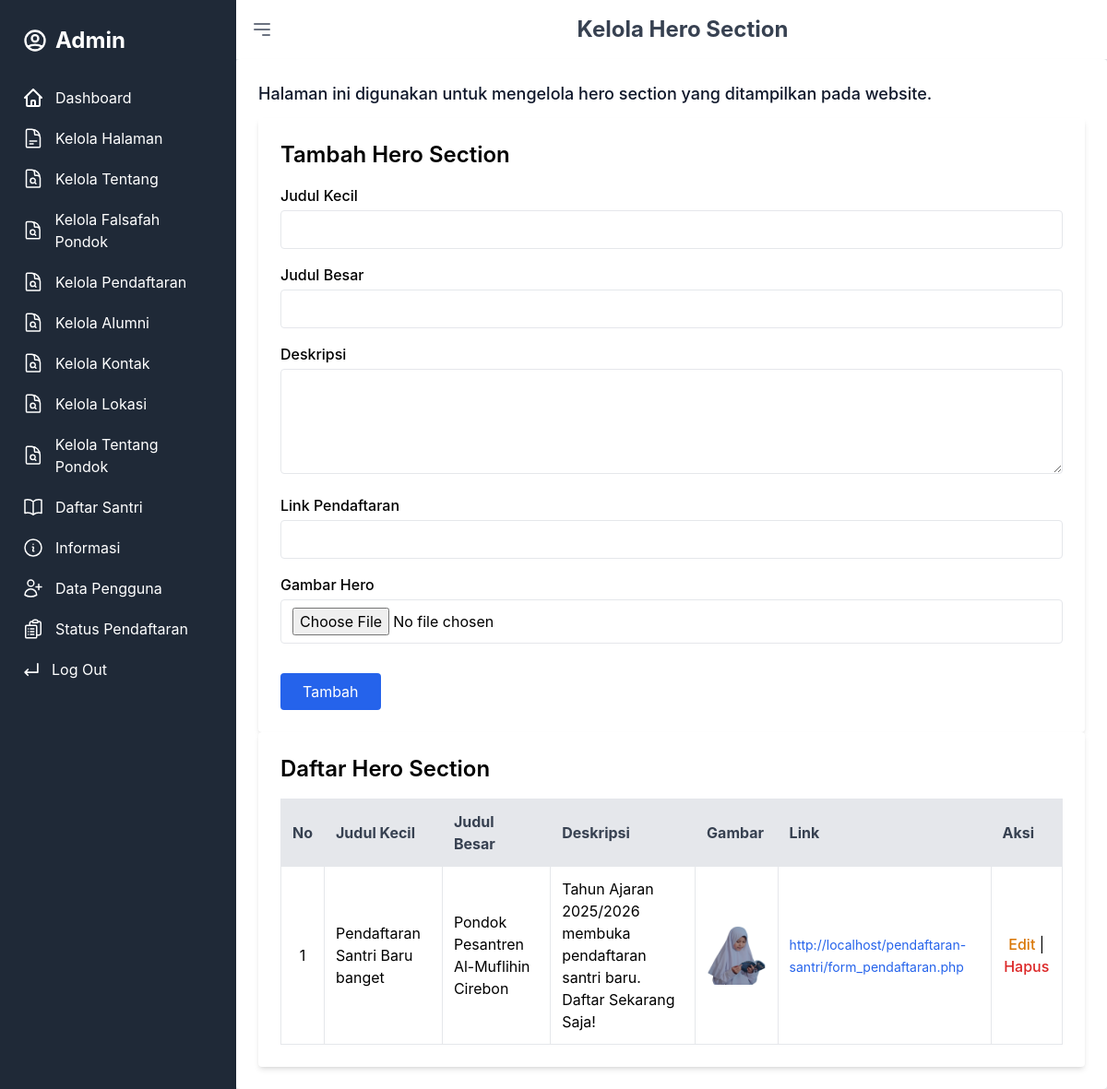
Page /admin/kelola_hero_section.php (signed in) on the committed database.
### tables this page shows
CREATE TABLE `hero_section` (
  `id` int(11) NOT NULL,
  `judul_kecil` varchar(255) NOT NULL,
  `judul_besar` varchar(255) NOT NULL,
  `deskripsi` text NOT NULL,
  `gambar` varchar(255) NOT NULL,
  `link_pendaftaran` varchar(255) NOT NULL,
  `created_at` timestamp NOT NULL DEFAULT current_timestamp(),
  `updated_at` timestamp NOT NULL DEFAULT current_timestamp() ON UPDATE current_timestamp()
);

### admin/kelola_hero_section.php (the view, shortened to what this page needs)
<?php
$host = 'localhost';
$user = 'root';
$pass = '';
$db = 'ppdb_pondok';
$conn = new mysqli($host, $user, $pass, $db);
$result = $conn->query("SELECT * FROM hero_section ORDER BY created_at DESC");
$editData = null;
include '../sidebar.php';
?>
<!DOCTYPE html>
<html lang="id">
<head>
    <link href="https://cdn.jsdelivr.net/npm/tailwindcss@2.2.19/dist/tailwind.min.css" rel="stylesheet">
    <link href="../dist/css/final.css" rel="stylesheet" />
</head>
<body class="bg-gray-100 font-sans">
    <section id="kelola_hero_section" class="bg-slate-100 w-full dark:bg-dark">
        <header class="bg-white shadow p-4 flex justify-between items-center">
            <button onclick="toggleSidebar()" class="text-gray-500 focus:outline-none">
                <svg class="w-6 h-6" fill="none" stroke="currentColor" viewBox="0 0 24 24"
                    xmlns="http://www.w3.org/2000/svg">
                    <path stroke-linecap="round" stroke-linejoin="round" stroke-width="2" d="M4 6h16M4 12h16m-7 6h7">
                    </path>
                </svg>
            </button>
            <h2 class="text-2xl font-bold text-gray-700">Kelola Hero Section</h2>
        </header>
        <div class="bg-white shadow-md rounded p-6 max-w-6xl mx-auto">
            <h3 class="pb-3 text-xl font-medium md:text-lg text-dark dark:text-white">Halaman ini digunakan untuk
                mengelola
                hero section
                yang ditampilkan pada website.</h3>
            <div class="bg-white shadow-md rounded p-6 max-w-6xl mx-auto">
                <h2 class="text-2xl font-semibold mb-4"><?= $editData ? 'Edit Hero Section' : 'Tambah Hero Section' ?>
                </h2>
                <form action="" method="post" enctype="multipart/form-data" class="space-y-4">
                    <div>
                        <label class="block font-medium mb-1">Judul Kecil</label>
                        <input type="text" name="judul_kecil" required class="w-full border rounded px-3 py-2"
                            value="<?= htmlspecialchars($editData['judul_kecil'] ?? '') ?>" />
                    </div>
                    <div>
                        <label class="block font-medium mb-1">Judul Besar</label>
                        <input type="text" name="judul_besar" required class="w-full border rounded px-3 py-2"
                            value="<?= htmlspecialchars($editData['judul_besar'] ?? '') ?>" />
                    </div>
                    <div>
                        <label class="block font-medium mb-1">Deskripsi</label>
                        <textarea name="deskripsi" rows="4" required
                            class="w-full border rounded px-3 py-2"><?= htmlspecialchars($editData['deskripsi'] ?? '') ?></textarea>
                    </div>
                    <div>
                        <label class="block font-medium mb-1">Link Pendaftaran</label>
                        <input type="url" name="link_pendaftaran" class="w-full border rounded px-3 py-2"
                            value="<?= htmlspecialchars($editData['link_pendaftaran'] ?? '') ?>" />
                    </div>
                    <div>
                        <label class="block font-medium mb-1">Gambar Hero</label>
                        <input type="file" name="gambar" class="w-full border rounded px-3 py-2" <?= $editData ? '' : 'required' ?> />
                    </div>
                    <div class="pt-4 flex items-center gap-4">
                        <button class="bg-blue-600 text-white px-6 py-2 rounded hover:bg-blue-700 transition">
                            Tambah
                        </button>
                    </div>
                </form>
            </div>
            <div class="bg-white shadow-md rounded p-6 max-w-6xl mx-auto">
                <h2 class="text-2xl font-semibold mb-4">Daftar Hero Section</h2>
                <div class="overflow-x-auto">
                    <table class="min-w-full table-auto border-collapse">
                        <thead>
                            <tr class="bg-gray-200 text-gray-700 text-left">
                                <th class="p-3 border">No</th>
                                <th class="p-3 border">Judul Kecil</th>
                                <th class="p-3 border">Judul Besar</th>
                                <th class="p-3 border">Deskripsi</th>
                                <th class="p-3 border">Gambar</th>
                                <th class="p-3 border">Link</th>
                                <th class="p-3 border">Aksi</th>
                            </tr>
                        </thead>
                        <tbody>
                            <?php
                            $no = 1;
                            while ($row = $result->fetch_assoc()): ?>
                                <tr class="hover:bg-gray-100">
                                    <td class="p-3 border text-center"><?= $no++ ?></td>
                                    <td class="p-3 border"><?= htmlspecialchars($row['judul_kecil']) ?></td>
                                    <td class="p-3 border"><?= htmlspecialchars($row['judul_besar']) ?></td>
                                    <td class="p-3 border"><?= nl2br(htmlspecialchars($row['deskripsi'])) ?></td>
                                    <td class="p-3 border text-center">
                                        <?php if ($row['gambar'] && file_exists('../upload_hero_section/' . $row['gambar'])): ?>
                                            <img src="../upload_hero_section/<?= htmlspecialchars($row['gambar']) ?>"
                                                class="w-24 mx-auto rounded" />
                                        <?php else: ?>
                                            <span class="text-sm text-gray-500">Tidak ada gambar</span>
                                        <?php endif; ?>
                                    </td>
                                    <td class="p-3 border">
                                        <a href="<?= htmlspecialchars($row['link_pendaftaran']) ?>" target="_blank"
                                            class="text-blue-600 hover:underline text-sm">
                                            <?= htmlspecialchars($row['link_pendaftaran']) ?>
                                        </a>
                                    </td>
                                    <td class="p-3 border text-center">
                                        <a href="?edit=<?= $row['id'] ?>"
                                            class="text-yellow-600 hover:underline font-medium">Edit</a> |
                                        <a href="?delete=<?= $row['id'] ?>"
                                            onclick="return confirm('Yakin ingin menghapus?')"
                                            class="text-red-600 hover:underline font-medium">Hapus</a>
                                    </td>
                                </tr>
                            <?php endwhile; ?>
                        </tbody>
                    </table>
                </div>
            </div>
        </div>
    </section>
</body>
</html>

### rows in the picture
hero_section: judul_kecil "Pendaftaran Santri Baru banget", judul_besar "Pondok Pesantren Al-Muflihin Cirebon", deskripsi "Tahun Ajaran 2025/2026 membuka pendaftaran santri baru. Daftar Sekarang Saja!", gambar (picture), link_pendaftaran "http://localhost/pendaftaran-santri/form_pendaftaran.php"

### other values in the picture
$role "Admin"
